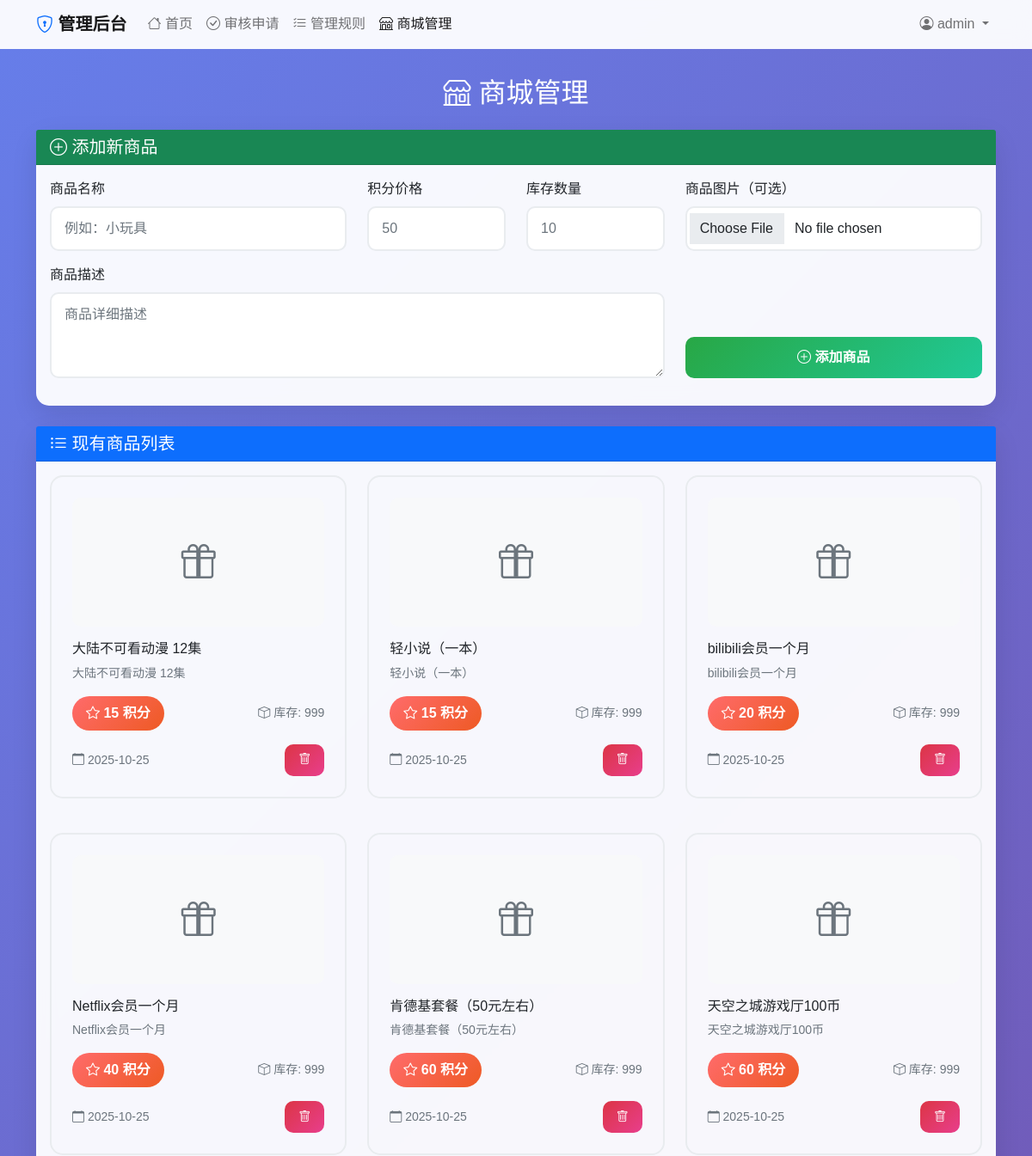
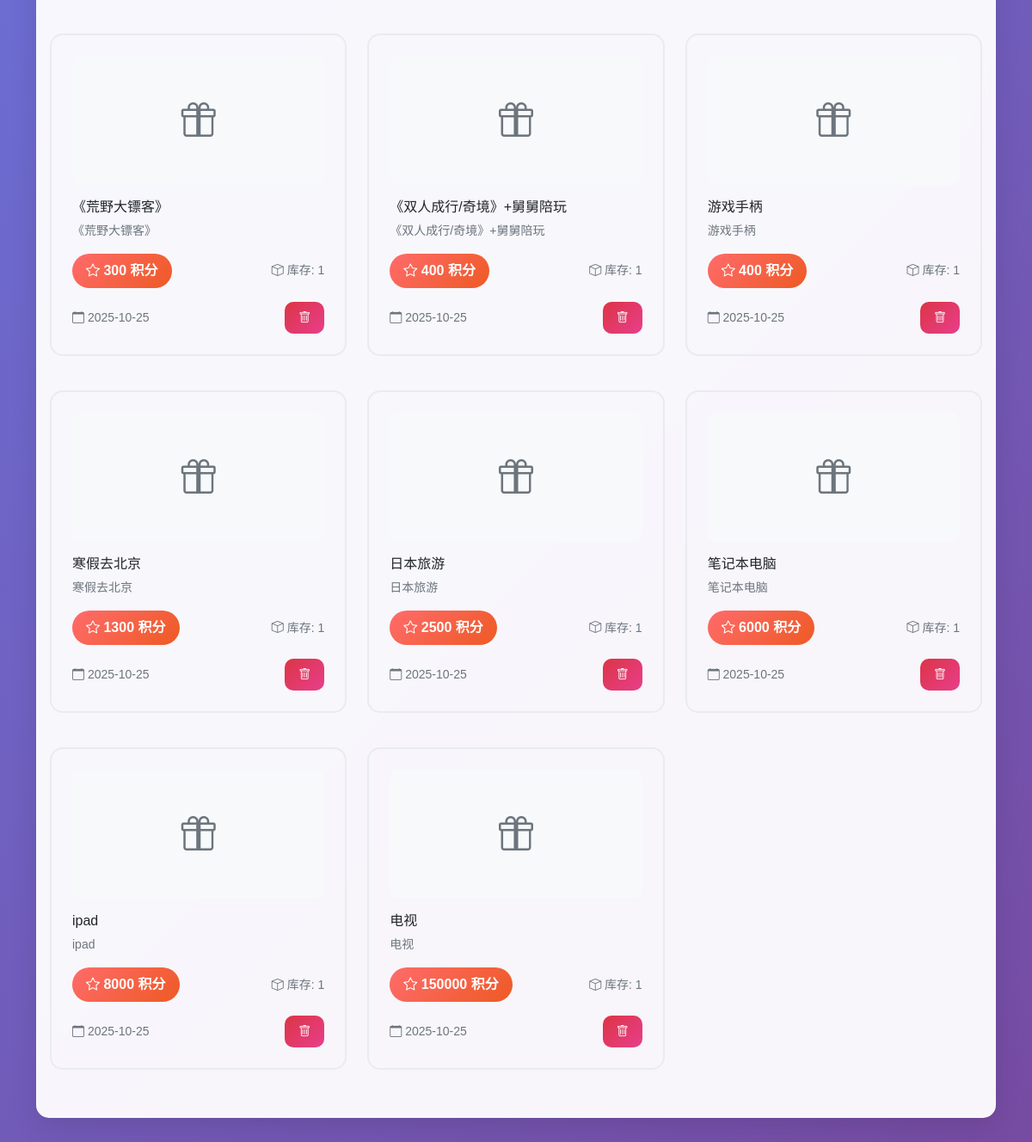
Screenshot of /parent/shop_admin.php (signed in) with the database file from the repository (2 pictures, top to bottom).
### tables this page shows
CREATE TABLE shop_items (
    id INT PRIMARY KEY AUTO_INCREMENT,
    name VARCHAR(100) NOT NULL,
    cost INT NOT NULL,
    stock INT DEFAULT 0,
    image VARCHAR(255),
    description TEXT,
    is_active BOOLEAN DEFAULT TRUE,
    created_at TIMESTAMP DEFAULT CURRENT_TIMESTAMP,
    updated_at TIMESTAMP DEFAULT CURRENT_TIMESTAMP ON UPDATE CURRENT_TIMESTAMP
);

### includes/functions.php (called while the page is built, shortened)
<?php
function getShopItems($active_only = true) {
    $db = getDBConnection();
    $sql = "SELECT * FROM shop_items";
    $sql .= " ORDER BY cost ASC";
    $result = $db->query($sql);
    $items = [];
    while ($row = $result->fetch_assoc()) {
        $items[] = $row;
    }
    return $items;
}
?>

### parent/shop_admin.php (the view, shortened to what this page needs)
<?php
require_once '../includes/functions.php';
$shop_items = getShopItems(false);
?>
<!DOCTYPE html>
<html lang="zh-CN">
<head>
    <link href="https://cdn.jsdelivr.net/npm/bootstrap@5.1.3/dist/css/bootstrap.min.css" rel="stylesheet">
    <link href="https://cdn.jsdelivr.net/npm/bootstrap-icons@1.7.2/font/bootstrap-icons.css" rel="stylesheet">
</head>
<body>
    <nav class="navbar navbar-expand-lg navbar-light">
        <div class="container">
            <a class="navbar-brand fw-bold" href="dashboard.php">
                <i class="bi bi-shield-lock text-primary"></i> 管理后台
            </a>
            <div class="collapse navbar-collapse" id="navbarNav">
                <ul class="navbar-nav me-auto">
                    <li class="nav-item">
                        <a class="nav-link" href="dashboard.php">
                            <i class="bi bi-house"></i> 首页
                        </a>
                    </li>
                    <li class="nav-item">
                        <a class="nav-link" href="review.php">
                            <i class="bi bi-check-circle"></i> 审核申请
                        </a>
                    </li>
                    <li class="nav-item">
                        <a class="nav-link" href="rules.php">
                            <i class="bi bi-list-check"></i> 管理规则
                        </a>
                    </li>
                    <li class="nav-item">
                        <a class="nav-link active" href="shop_admin.php">
                            <i class="bi bi-shop"></i> 商城管理
                        </a>
                    </li>
                </ul>
                <ul class="navbar-nav">
                    <li class="nav-item dropdown">
                        <a class="nav-link dropdown-toggle" href="#" id="navbarDropdown" role="button" data-bs-toggle="dropdown">
                            <i class="bi bi-person-circle"></i> <?php echo htmlspecialchars($_SESSION['username']); ?>
                        </a>
                    </li>
                </ul>
            </div>
        </div>
    </nav>
    <div class="main-container">
        <div class="container">
            <div class="row mb-4">
                <div class="col-12">
                    <h2 class="text-white text-center mb-0">
                        <i class="bi bi-shop"></i> 商城管理
                    </h2>
                </div>
            </div>
            <div class="card mb-4">
                <div class="card-header bg-success text-white">
                    <h5 class="mb-0">
                        <i class="bi bi-plus-circle"></i> 添加新商品
                    </h5>
                </div>
                <div class="card-body">
                    <form method="POST" enctype="multipart/form-data">
                        <div class="row">
                            <div class="col-md-4 mb-3">
                                <label for="name" class="form-label">商品名称</label>
                                <input type="text" class="form-control" id="name" name="name"
                                       placeholder="例如：小玩具" required>
                            </div>
                            <div class="col-md-2 mb-3">
                                <label for="cost" class="form-label">积分价格</label>
                                <input type="number" class="form-control" id="cost" name="cost"
                                       min="1" max="10000" placeholder="50" required>
                            </div>
                            <div class="col-md-2 mb-3">
                                <label for="stock" class="form-label">库存数量</label>
                                <input type="number" class="form-control" id="stock" name="stock"
                                       min="0" max="9999" placeholder="10" required>
                            </div>
                            <div class="col-md-4 mb-3">
                                <label for="image" class="form-label">商品图片（可选）</label>
                                <input type="file" class="form-control" id="image" name="image"
                                       accept="image/*">
                            </div>
                        </div>
                        <div class="row">
                            <div class="col-md-8 mb-3">
                                <label for="description" class="form-label">商品描述</label>
                                <textarea class="form-control" id="description" name="description"
                                          rows="3" placeholder="商品详细描述"></textarea>
                            </div>
                            <div class="col-md-4 mb-3 d-flex align-items-end">
                                <button type="submit" class="btn btn-success btn-add w-100">
                                    <i class="bi bi-plus-circle"></i> 添加商品
                                </button>
                            </div>
                        </div>
                    </form>
                </div>
            </div>
            <div class="card">
                <div class="card-header bg-primary text-white">
                    <h5 class="mb-0">
                        <i class="bi bi-list-ul"></i> 现有商品列表
                    </h5>
                </div>
                <div class="card-body">
                    <?php if (empty($shop_items)): ?>
                        <div class="text-center text-muted py-5">
                            <i class="bi bi-shop fs-1"></i>
                            <h5>暂无商品</h5>
                            <p>请添加第一个商城商品</p>
                        </div>
                    <?php else: ?>
                        <div class="row">
                            <?php foreach ($shop_items as $item): ?>
                                <div class="col-lg-4 col-md-6 mb-3">
                                    <div class="item-card <?php echo !$item['is_active'] ? 'inactive' : ''; ?>">
                                        <?php if ($item['image']): ?>
                                            <img src="../assets/uploads/<?php echo htmlspecialchars($item['image']); ?>"
                                                 class="item-image" alt="<?php echo htmlspecialchars($item['name']); ?>">
                                        <?php else: ?>
                                            <div class="item-image bg-light d-flex align-items-center justify-content-center">
                                                <i class="bi bi-gift fs-1 text-muted"></i>
                                            </div>
                                        <?php endif; ?>
                                        <h6 class="mb-2"><?php echo htmlspecialchars($item['name']); ?></h6>
                                        <p class="text-muted mb-3 small"><?php echo htmlspecialchars($item['description']); ?></p>
                                        <div class="d-flex justify-content-between align-items-center mb-3">
                                            <div class="item-price">
                                                <i class="bi bi-star"></i> <?php echo $item['cost']; ?> 积分
                                            </div>
                                            <div class="text-muted small">
                                                <i class="bi bi-box"></i> 库存: <?php echo $item['stock']; ?>
                                            </div>
                                        </div>
                                        <div class="d-flex justify-content-between align-items-center">
                                            <small class="text-muted">
                                                <i class="bi bi-calendar"></i> <?php echo date('Y-m-d', strtotime($item['created_at'])); ?>
                                            </small>
                                            <?php if ($item['is_active']): ?>
                                                <form method="POST" style="display: inline;">
                                                    <button type="submit" class="btn btn-danger btn-delete btn-sm"
                                                            onclick="return confirm('确定要删除这个商品吗？')">
                                                        <i class="bi bi-trash"></i>
                                                    </button>
                                                </form>
                                            <?php else: ?>
                                                <span class="badge bg-secondary">已禁用</span>
                                            <?php endif; ?>
                                        </div>
                                    </div>
                                </div>
                            <?php endforeach; ?>
                        </div>
                    <?php endif; ?>
                </div>
            </div>
        </div>
    </div>
</body>
</html>

### parent/shop_admin.php (style rules this page uses)
body { background: linear-gradient(135deg, #667eea 0%, #764ba2 100%); min-height: 100vh; font-family: 'Microsoft YaHei', sans-serif; }
.navbar { background: rgba(255, 255, 255, 0.95); backdrop-filter: blur(10px); border-bottom: 1px solid rgba(255, 255, 255, 0.2); }
.main-container { padding: 2rem 0; }
.card { border-radius: 15px; border: none; box-shadow: 0 10px 30px rgba(0, 0, 0, 0.1); backdrop-filter: blur(10px); background: rgba(255, 255, 255, 0.95); }
.item-card { border: 2px solid #e9ecef; border-radius: 15px; padding: 1.5rem; margin-bottom: 1.5rem; transition: all 0.3s ease; }
.item-image { width: 100%; height: 150px; object-fit: cover; border-radius: 10px; margin-bottom: 1rem; }
.item-price { background: linear-gradient(135deg, #ff6b6b 0%, #ee5a24 100%); color: white; padding: 0.5rem 1rem; border-radius: 20px; font-weight: bold; display: inline-block; }
.btn-add { background: linear-gradient(135deg, #28a745 0%, #20c997 100%); border: none; border-radius: 10px; padding: 12px 30px; font-weight: 600; transition: all 0.3s ease; }
.btn-delete { background: linear-gradient(135deg, #dc3545 0%, #e83e8c 100%); border: none; border-radius: 10px; padding: 8px 16px; font-weight: 600; transition: all 0.3s ease; }
.form-control, .form-select { border-radius: 10px; border: 2px solid #e9ecef; padding: 12px 15px; transition: all 0.3s ease; }

### rows the page displays
shop_items: name "大陆不可看动漫 12集", description "大陆不可看动漫 12集", cost "15", stock "999", created_at "2025-10-25"
shop_items: name "轻小说（一本）", description "轻小说（一本）", cost "15", stock "999", created_at "2025-10-25"
shop_items: name "bilibili会员一个月", description "bilibili会员一个月", cost "20", stock "999", created_at "2025-10-25"
shop_items: name "Netflix会员一个月", description "Netflix会员一个月", cost "40", stock "999", created_at "2025-10-25"
shop_items: name "肯德基套餐（50元左右）", description "肯德基套餐（50元左右）", cost "60", stock "999", created_at "2025-10-25"
shop_items: name "天空之城游戏厅100币", description "天空之城游戏厅100币", cost "60", stock "999", created_at "2025-10-25"
shop_items: name "《荒野大镖客》", description "《荒野大镖客》", cost "300", stock "1", created_at "2025-10-25"
shop_items: name "《双人成行/奇境》+舅舅陪玩", description "《双人成行/奇境》+舅舅陪玩", cost "400", stock "1", created_at "2025-10-25"
shop_items: name "游戏手柄", description "游戏手柄", cost "400", stock "1", created_at "2025-10-25"
shop_items: name "寒假去北京", description "寒假去北京", cost "1300", stock "1", created_at "2025-10-25"
shop_items: name "日本旅游", description "日本旅游", cost "2500", stock "1", created_at "2025-10-25"
shop_items: name "笔记本电脑", description "笔记本电脑", cost "6000", stock "1", created_at "2025-10-25"
shop_items: name "ipad", description "ipad", cost "8000", stock "1", created_at "2025-10-25"
shop_items: name "电视", description "电视", cost "150000", stock "1", created_at "2025-10-25"

### other values shown
$_SESSION['username'] "admin"
